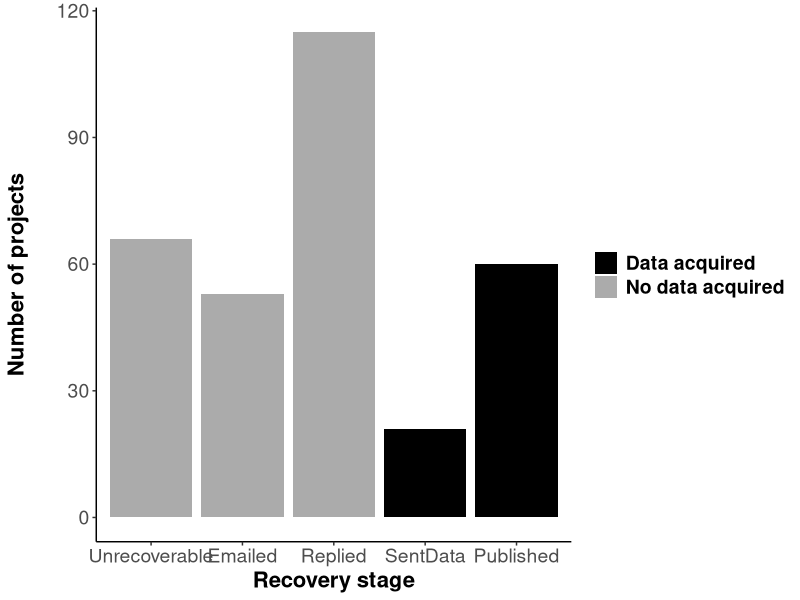
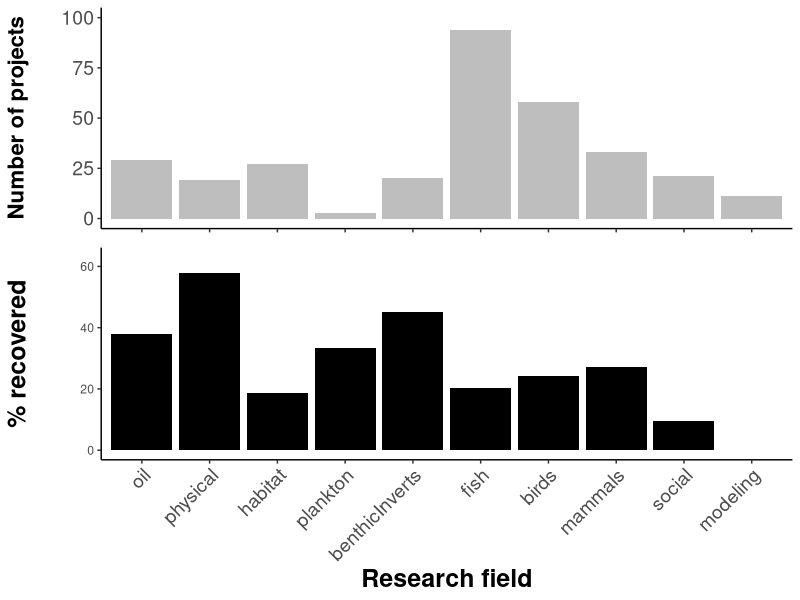
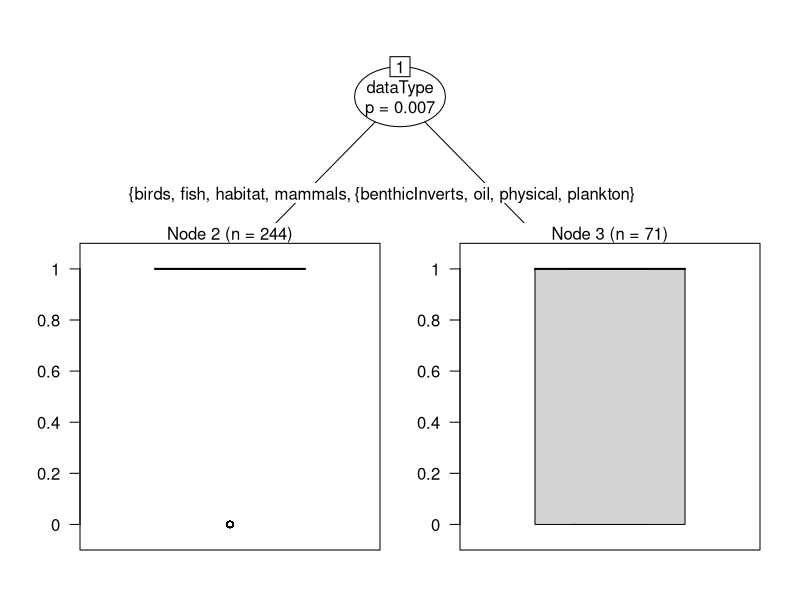
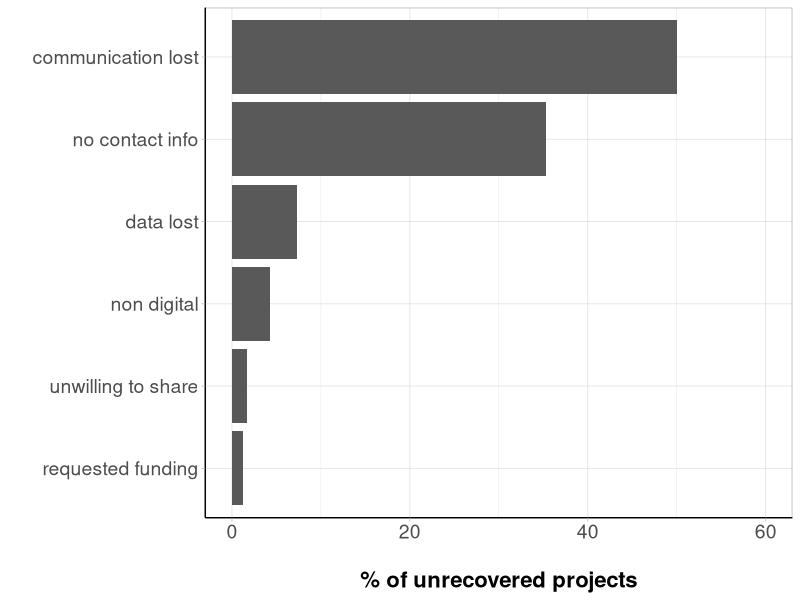
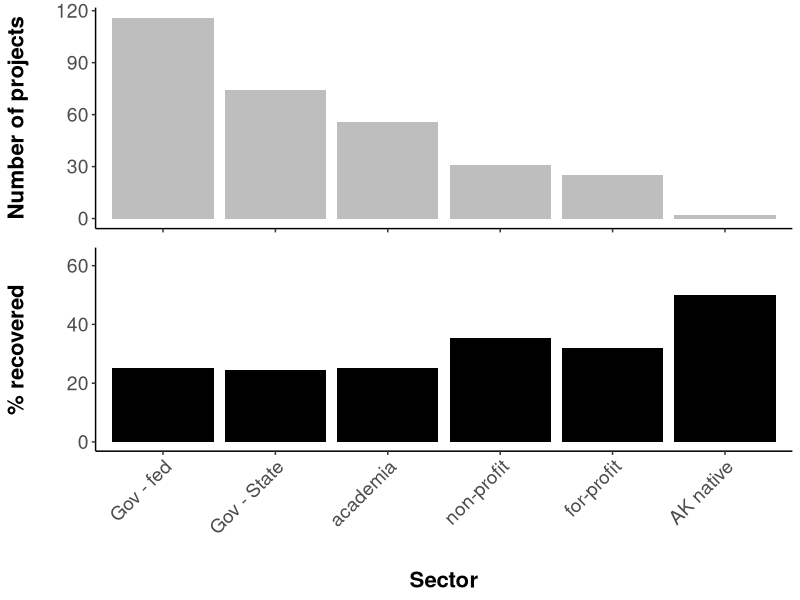
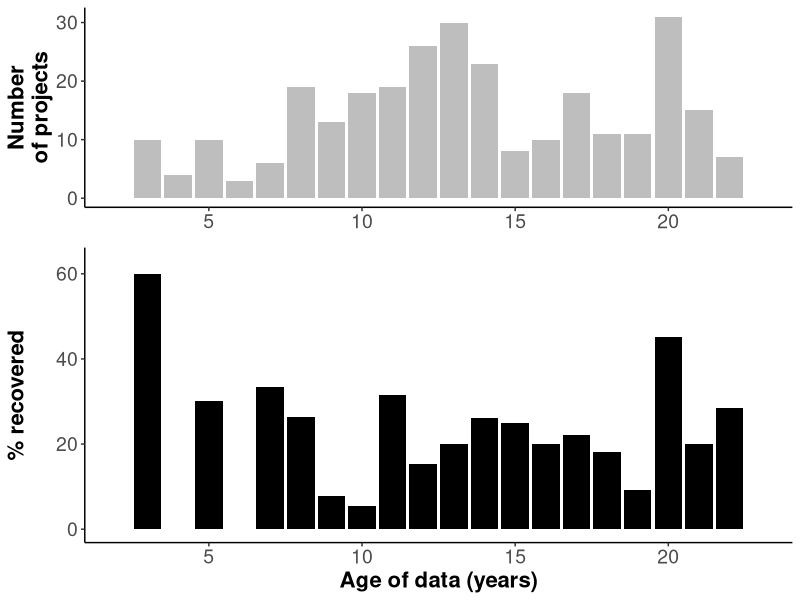
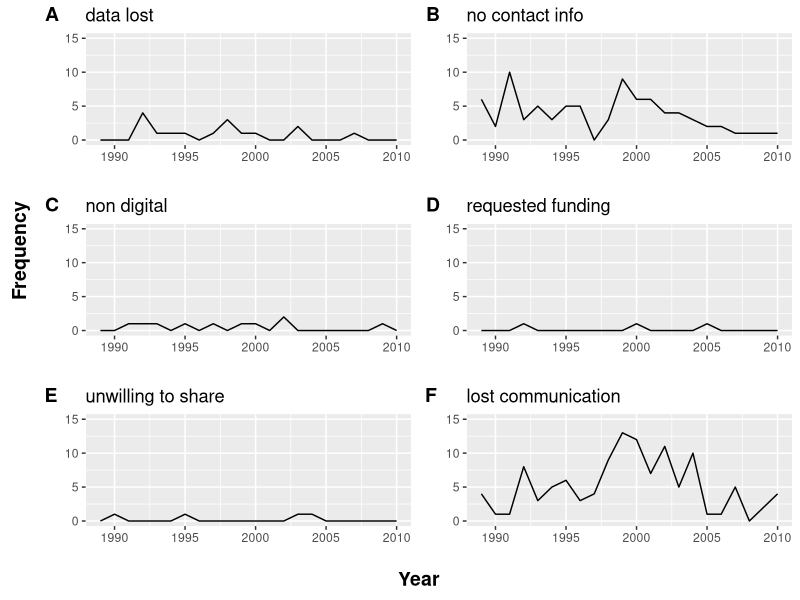

Source code (R) for these figures, in order:
## ---- chunk 1

library(knitr)
library(dplyr)
library(readr)
library(ggplot2)
library(reshape2)
library(grid)
library(gridExtra)
library(gtable)
library(cowplot)
library(party)

rslt=read.csv('data/evosArchResults.csv',header=T,stringsAsFactors=F)
rslt[rslt$Status=='published','Status']<-'Published'

rslt$succ=ifelse(rslt$Status %in% c('Published','SentData','Revised'),0,1) # success=0, not successful=1....why?
rslt$statSucc=ifelse(rslt$Status %in% c('Published','SentData','Revised'),1,2) # 1 = success, 2 = not successful

agDes=read.csv('data/ecoInfoAgencyDesig.csv',header=T,stringsAsFactors=T,col.names=c('agency','agGrp','agSubGrp'))
agDes$agGrp=gsub('nonProf','private',agDes$agGrp)

rslt2=merge(rslt,agDes,all.x=T)
rslt2=rslt2 %>%
  filter(!end>2010) 

rslt2$dataType<-gsub("biological-",'',rslt2$dataType)
## ---- chunk 2

overall=table(rslt2$Status)
overallLong=melt(overall)
colnames(overallLong)=c('Status','nDatasets')
overall2=overallLong %>%
  mutate(prop=nDatasets/sum(nDatasets))

possible=overallLong %>%
  filter(!Status=='Unrecoverable') %>%
  mutate(prop=nDatasets/sum(nDatasets))

statusOrd=c('Unrecoverable','Emailed','Replied','SentData','Revised','Published')
#rslt2$Status=as.factor(rslt2$Status,levels=statusOrd,ordered=T)
statGrey=c('Unrecoverable'='gray67',
             'Emailed'='gray67',
             'Replied'='gray67',
             'SentData'='black',
             'Revised'='black',
             'Published'='black')

stSuccCols=c("2"='gray67',"1"="black")

statPlot=ggplot()+
  geom_bar(data=rslt2,
                 aes(x=factor(Status,levels=statusOrd,ordered=T),fill=factor(statSucc)))+
  scale_fill_manual(name="Data obtained?",
                    breaks=c("1","2"),
                    values=stSuccCols,
                    labels=c("Data acquired", "No data acquired"))+
  theme(legend.title=element_blank())+
  theme(panel.grid.major = element_blank(),
        panel.grid.minor = element_blank(),
        panel.border = element_blank(),
        panel.background = element_blank())+
  xlab("Recovery stage")+
  ylab('Number of projects\n')+
  theme(axis.text=element_text(size=14),
        title=element_text(size=16,face="bold"),
        legend.text = element_text(size = 14, face = "bold"))+
  theme(axis.line.x = element_line(color="black"),
        axis.line.y = element_line(color="black"))

statPlot

## ---- chunk 3

catYN=as.data.frame(table(rslt2$dataType,rslt2$succ))
colnames(catYN)=c('category','succ','nDatasets')

fldYN=catYN %>%
  group_by(category) %>%
  mutate(grpTots=sum(nDatasets)) %>%
  mutate(prop=nDatasets/grpTots)

fldYN$category=factor(fldYN$category,levels=c("oil","physical","habitat",'plankton','benthicInverts','fish','birds','mammals',"social","modeling"))

##### all fields

fieldNDs=ggplot(fldYN[fldYN$succ==0,],aes(x=category,y=grpTots))+
  geom_bar(stat = "identity",fill="grey")+
  theme(axis.line=element_line('black'),
        panel.grid.major = element_blank(),
        panel.grid.minor = element_blank(),
        panel.border = element_blank(),
        panel.background = element_blank())+
  theme(axis.text.x = element_blank(),
        axis.title.x = element_blank())+
  ylim(0,100)+
  ylab('Number of projects\n')+
  theme(axis.text=element_text(size=14),
        title=element_text(size=16,face="bold"))+
  theme(axis.line.x = element_line(color="black"),
        axis.line.y = element_line(color="black"))
  
fieldPerc=ggplot(fldYN[fldYN$succ==0,],aes(x=category,y=(prop*100)))+
  geom_bar(stat = "identity",fill="black")+
  scale_x_discrete(labels=c("oil","physical","habitat",'plankton','benthicInverts','fish','birds','mammals',"social","modeling"))+
  theme(axis.line=element_line('black'),
        panel.grid.major = element_blank(),
        panel.grid.minor = element_blank(),
        panel.border = element_blank(),
        panel.background = element_blank(),
        axis.text.x = element_text(angle=45,size = 14,vjust = 1,hjust = 1))+
  xlab('Research field')+
  ylab('% recovered\n')+
  ylim(0,63)+
  theme(title=element_text(size=18,face="bold"),
        axis.line.x = element_line(color="black"),
        axis.line.y = element_line(color="black"))


plot_grid(fieldNDs,fieldPerc, ncol = 1, rel_heights=c(1,1.5),align="v")

## ---- chunk 4
rslt2$dataType<-factor(rslt2$dataType)
partreeBio<-ctree(succ~agSubGrp+end+dataType,data=rslt2)

plot(partreeBio)
## ---- chunk 5
reas=rslt2 %>%
  filter(Status=='Unrecoverable') %>%
  filter(!reason=="no data generated") %>%
  filter(!reason=="data uvailable") %>%
  select(Status,reason)
reasTab=as.data.frame(table(reas$reason))
colnames(reasTab)=c('reason','nDatasets')

## add in status = 'emailed' to 'no contact info' & status = "replied" to unwilling to share? ...discuss with group

reasTab[reasTab$reason=='no contact info',"nDatasets"] <- (reasTab[reasTab$reason=='no contact info',"nDatasets"] + length(rslt2[rslt2$Status=='Emailed','Status'])) 

levels(reasTab$reason)=c(levels(reasTab$reason),'communication lost')

reasTab[6,]<-c('communication lost', length(rslt2[rslt2$Status=='Replied','Status'])+1)# +1 for one of the 'data unavailable' datasets, add the other to "data lost"
reasTab[1,2]<-as.numeric(as.character(reasTab[reasTab$reason=="data lost","nDatasets"]))+1

reasTab<-arrange(reasTab,as.numeric(nDatasets))
reasTab$reason<-factor(reasTab$reason,levels = reasTab$reason,ordered = T)

reasTot=sum(as.numeric(reasTab$nDatasets))
reasTab$perc=as.numeric(reasTab$nDatasets)/reasTot

whyNot<-ggplot(reasTab,aes(x=reason,y=as.numeric(perc)*100))+
  geom_bar(stat = "identity")+
  coord_flip()+
  #scale_x_discrete(breaks = seq(0,60,by=10), labels=seq(0,60,by=10)) +
  theme(axis.line=element_line('black'),
        panel.grid.major = element_blank(),
        panel.grid.minor = element_blank(),
        panel.border = element_blank(),
        panel.background = element_blank())+
  theme_light()+
  ylim(0,60)+
  xlab('')+
  ylab('\n% of unrecovered projects')+
  #ggtitle('Why are data not recovered?')+
  theme(axis.text=element_text(size=14),
        title=element_text(size=16,face="bold"))+
  theme(axis.line.x = element_line(color="black"),
        axis.line.y = element_line(color="black")) ## *** add each n as text above bar
whyNot
## ---- chunk 6
secSubYN=as.data.frame(table(rslt2$agSubGrp,rslt2$succ))
colnames(secSubYN)=c('subSector','succ','nDatasets')

secSubYN2=secSubYN %>%
  group_by(subSector) %>%
  mutate(grpTots=sum(nDatasets)) %>%
  mutate(prop=nDatasets/grpTots)
secSubYN2$subSector=factor(secSubYN2$subSector,levels=c("gov_fed","gov_state","academia","nonProf","private","tribe"),ordered = T)

subSecNds=ggplot(secSubYN2,aes(x=subSector,y=nDatasets))+
  geom_bar(stat = "identity",fill="grey")+
  theme(axis.line=element_line('black'),
        panel.grid.major = element_blank(),
        panel.grid.minor = element_blank(),
        panel.border = element_blank(),
        panel.background = element_blank())+
  theme(axis.text.x = element_blank(),
        axis.title.x = element_blank())+
  ylab('Number of projects\n')+
  theme(axis.text=element_text(size=14),
        title=element_text(size=16,face="bold"))+
  theme(axis.line.x = element_line(color="black"),
        axis.line.y = element_line(color="black"))

subSecPerc=ggplot(secSubYN2[secSubYN2$succ==0,],aes(x=subSector,y=as.numeric(prop*100)))+
  geom_bar(stat = "identity",fill="black")+
  scale_x_discrete(breaks=levels(secSubYN2$subSector),
                   labels=c("Gov - fed","Gov - State","academia","non-profit","for-profit","AK native"))+
  theme(axis.line=element_line('black'),
        panel.grid.major = element_blank(),
        panel.grid.minor = element_blank(),
        panel.border = element_blank(),
        panel.background = element_blank(),
        axis.text.x = element_text(angle=45,size = 14,vjust = 1,hjust = 1))+
  xlab('\nSector')+
  ylab('% recovered\n')+
  ylim(0,63)+
  #ggtitle('Percent success by research sector type')+
  theme(axis.text=element_text(size=14),
        title=element_text(size=16,face="bold"))+
  theme(axis.line.x = element_line(color="black"),
        axis.line.y = element_line(color="black"))
  # annotate("text", x = 1, y=secSubYN2$prop[[2]]*100+3, label = as.character(secSubYN2[secSubYN2$subSector=="gov_fed" & secSubYN2$succ==0,"grpTots"]))+
  # annotate("text", x = 2, y=secSubYN2$prop[[3]]*100+3, label = as.character(secSubYN2[secSubYN2$subSector=="gov_state" & secSubYN2$succ==0,"grpTots"]))+
  # annotate("text", x = 3, y=secSubYN2$prop[[1]]*100+3, label = as.character(secSubYN2[secSubYN2$subSector=="academia" & secSubYN2$succ==0,"grpTots"]))+
  # annotate("text", x = 4, y=secSubYN2$prop[[4]]*100+3, label = as.character(secSubYN2[secSubYN2$subSector=="nonProf" & secSubYN2$succ==0,"grpTots"]))+
  # annotate("text", x = 5, y=secSubYN2$prop[[5]]*100+3, label = as.character(secSubYN2[secSubYN2$subSector=="private" & secSubYN2$succ==0,"grpTots"]))+
  # annotate("text", x = 6, y=secSubYN2$prop[[6]]*100+3, label = as.character(secSubYN2[secSubYN2$subSector=="tribe" & secSubYN2$succ==0,"grpTots"]))

# grid.arrange(subSecNds, subSecPerc, ncol = 1, heights=c(1,1.75))
plot_grid(subSecNds, subSecPerc, ncol = 1, rel_heights=c(1,1.5),align="v")

## ---- chunk 7

rslt2$succ<-ifelse(rslt2$Status %in% c('Unrecoverable','Emailed','Replied'),1,0)

endYr=rslt2 %>%
  filter(!end<1989) %>%
  filter(!end>2010) %>%
  select(succ,end)

endYrs=as.data.frame(table(endYr$end,endYr$succ))
colnames(endYrs)=c('year','succ','freq')
endYrs<- mutate(endYrs,since=(2012-as.numeric(paste(endYrs$year))))

yrsPropEnd<-endYrs %>%
  group_by(as.character(year)) %>%
  mutate(yrSum=sum(freq)) %>%
  mutate(prop=freq/yrSum)

yrsNds=ggplot(yrsPropEnd[yrsPropEnd$succ==0,],aes(x=since,y=yrSum)) +
  geom_bar( stat="identity",fill="grey")+
  theme(axis.line=element_line('black'),
        panel.grid.major = element_blank(),
        panel.grid.minor = element_blank(),
        panel.border = element_blank(),
        panel.background = element_blank(),
        axis.title.y=element_text(color="black"),
        axis.title.x=element_blank())+
  xlim(min(endYrs$since),max(endYrs$since))+
  #ylim(0,100)+ 
  #xlab('Years since funding award')+
  ylab('Number\nof projects')+
  theme(legend.position="none",
        axis.text=element_text(size=14),
        title=element_text(size=16,face="bold"),
        axis.line.x = element_line(color="black"),
        axis.line.y = element_line(color="black"))


yrsPerc=ggplot(yrsPropEnd[yrsPropEnd$succ==0,],aes(x=since,y=as.numeric(prop*100)))+
  geom_bar(stat = "identity",fill="black")+
  xlim(min(endYrs$since),max(endYrs$since))+
  theme(axis.line=element_line('black'),
        panel.grid.major = element_blank(),
        panel.grid.minor = element_blank(),
        panel.border = element_blank(),
        panel.background = element_blank())+
  xlab('Age of data (years)')+
  ylab('% recovered\n')+
  ylim(0,63)+
  theme(axis.text=element_text(size=14),
        title=element_text(size=16,face="bold"))+
  theme(axis.line.x = element_line(color="black"),
        axis.line.y = element_line(color="black"))

# grid.arrange(yrsNds, yrsPerc, ncol = 1, heights=c(1,1.5))
plot_grid(yrsNds, yrsPerc, ncol = 1, rel_heights=c(1,1.5),align="v")
## ---- chunk 8
reas2a=rslt2 %>%
  #filter(!reason=="no data generated") %>%
  #filter(!reason=="data uvailable") %>%
  filter(Status %in% c('Unrecoverable',"Emailed","Replied")) %>%
  select(Status,reason,end,agSubGrp,dataType)
reas2a[reas2a$Status=="Emailed","reason"]<-"no contact info"
reas2a[reas2a$Status=="Replied","reason"]<-"lost communication"

reas2<-filter(reas2a,!reason %in% c("no data generated","data uvailable"))

reasYr=as.data.frame(with(reas2,table(reason,end)))

DL = ggplot(data=reasYr[reasYr$reason=="data lost",],aes(as.numeric(as.character((end))),Freq)) +
  geom_line() +
  ylim(0,15) +
  xlim(1989,2010) +
  xlab("") +
  ylab("")+
  ggtitle("data lost")

NCI = ggplot(data=reasYr[reasYr$reason=="no contact info",],aes(as.numeric(as.character((end))),Freq)) +
  geom_line() +
  ylim(0,15) +
  xlim(1989,2010) +
  xlab("") +
  ylab("")+
  ggtitle("no contact info")

ND = ggplot(data=reasYr[reasYr$reason=="non digital",],aes(as.numeric(as.character((end))),Freq)) +
  geom_line() +
  ylim(0,15) +
  xlim(1989,2010) +
  xlab("") +
  ylab("")+
  ggtitle("non digital")

RF = ggplot(data=reasYr[reasYr$reason=="requested funding",],aes(as.numeric(as.character((end))),Freq)) +
  geom_line() +
  ylim(0,15) +
  xlim(1989,2010) +
  xlab("") +
  ylab("") +
  ggtitle("requested funding")

US = ggplot(data=reasYr[reasYr$reason=="unwilling to share",],aes(as.numeric(as.character((end))),Freq)) +
  geom_line() +
  ylim(0,15) +
  xlim(1989,2010) +
  ylab("")+
  xlab("") +
  ggtitle("unwilling to share")

LC = ggplot(data=reasYr[reasYr$reason=="lost communication",],aes(as.numeric(as.character((end))),Freq)) +
  geom_line() +
  ylim(0,15) +
  xlab("") +
  ylab("")+
  ggtitle("lost communication")

yAxLab <- ggdraw() + draw_label("Frequency", fontface='bold',angle = 90,hjust=0)
xAxLab <- ggdraw() + draw_label("Year", fontface='bold',vjust=0)

pYr<-plot_grid(DL,NCI,ND,RF,US,LC,labels="AUTO", ncol = 2,align="v")
xPlot<-plot_grid(pYr,xAxLab,ncol=1,rel_heights = c(1,0.05))
plot_grid(yAxLab,xPlot,ncol=2,rel_widths = c(0.05,1))
